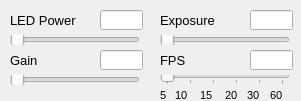
            <widget class="QWidget" name="DAQScopeCamPanel" native="true">
             <property name="geometry">
              <rect>
               <x>450</x>
               <y>0</y>
               <width>301</width>
               <height>101</height>
              </rect>
             </property>
             <property name="sizePolicy">
              <sizepolicy hsizetype="Fixed" vsizetype="Fixed">
               <horstretch>0</horstretch>
               <verstretch>0</verstretch>
              </sizepolicy>
             </property>
             <property name="font">
              <font>
               <family>Arial</family>
              </font>
             </property>
             <widget class="QLabel" name="label_gain">
              <property name="geometry">
               <rect>
                <x>10</x>
                <y>50</y>
                <width>67</width>
                <height>21</height>
               </rect>
              </property>
              <property name="font">
               <font>
                <family>Arial</family>
                <pointsize>10</pointsize>
               </font>
              </property>
              <property name="text">
               <string>Gain</string>
              </property>
             </widget>
             <widget class="QLabel" name="label_fps_minimum">
              <property name="geometry">
               <rect>
                <x>160</x>
                <y>85</y>
                <width>21</width>
                <height>21</height>
               </rect>
              </property>
              <property name="font">
               <font>
                <family>Arial</family>
                <pointsize>8</pointsize>
               </font>
              </property>
              <property name="layoutDirection">
               <enum>Qt::LeftToRight</enum>
              </property>
              <property name="text">
               <string>5</string>
              </property>
              <property name="alignment">
               <set>Qt::AlignLeading|Qt::AlignLeft|Qt::AlignVCenter</set>
              </property>
             </widget>
             <widget class="QLineEdit" name="DAQScopeGainValue">
              <property name="geometry">
               <rect>
                <x>100</x>
                <y>50</y>
                <width>43</width>
                <height>20</height>
               </rect>
              </property>
              <property name="sizePolicy">
               <sizepolicy hsizetype="Fixed" vsizetype="Fixed">
                <horstretch>0</horstretch>
                <verstretch>0</verstretch>
               </sizepolicy>
              </property>
              <property name="minimumSize">
               <size>
                <width>43</width>
                <height>20</height>
               </size>
              </property>
              <property name="font">
               <font>
                <family>Arial</family>
               </font>
              </property>
              <property name="text">
               <string/>
              </property>
             </widget>
             <widget class="QLineEdit" name="DAQScopeLEDValue">
              <property name="geometry">
               <rect>
                <x>100</x>
                <y>10</y>
                <width>43</width>
                <height>20</height>
               </rect>
              </property>
              <property name="sizePolicy">
               <sizepolicy hsizetype="Fixed" vsizetype="Fixed">
                <horstretch>0</horstretch>
                <verstretch>0</verstretch>
               </sizepolicy>
              </property>
              <property name="minimumSize">
               <size>
                <width>43</width>
                <height>20</height>
               </size>
              </property>
              <property name="font">
               <font>
                <family>Arial</family>
               </font>
              </property>
             </widget>
             <widget class="QLineEdit" name="DAQScopeExposureValue">
              <property name="geometry">
               <rect>
                <x>250</x>
                <y>10</y>
                <width>43</width>
                <height>20</height>
               </rect>
              </property>
              <property name="sizePolicy">
               <sizepolicy hsizetype="Fixed" vsizetype="Fixed">
                <horstretch>0</horstretch>
                <verstretch>0</verstretch>
               </sizepolicy>
              </property>
              <property name="minimumSize">
               <size>
                <width>43</width>
                <height>20</height>
               </size>
              </property>
              <property name="font">
               <font>
                <family>Arial</family>
               </font>
              </property>
             </widget>
             <widget class="QLabel" name="label_158">
              <property name="geometry">
               <rect>
                <x>160</x>
                <y>10</y>
                <width>81</width>
                <height>21</height>
               </rect>
              </property>
              <property name="font">
               <font>
                <family>Arial</family>
                <pointsize>10</pointsize>
               </font>
              </property>
              <property name="text">
               <string>Exposure</string>
              </property>
             </widget>
             <widget class="QSlider" name="DAQScopeFRSlider">
              <property name="geometry">
               <rect>
                <x>160</x>
                <y>75</y>
                <width>130</width>
                <height>10</height>
               </rect>
              </property>
              <property name="sizePolicy">
               <sizepolicy hsizetype="Fixed" vsizetype="Fixed">
                <horstretch>0</horstretch>
                <verstretch>0</verstretch>
               </sizepolicy>
              </property>
              <property name="minimumSize">
               <size>
                <width>130</width>
                <height>10</height>
               </size>
              </property>
              <property name="maximumSize">
               <size>
                <width>130</width>
                <height>10</height>
               </size>
              </property>
              <property name="font">
               <font>
                <family>Arial</family>
               </font>
              </property>
              <property name="cursor">
               <cursorShape>PointingHandCursor</cursorShape>
              </property>
              <property name="mouseTracking">
               <bool>false</bool>
              </property>
              <property name="minimum">
               <number>0</number>
              </property>
              <property name="maximum">
               <number>5</number>
              </property>
              <property name="singleStep">
               <number>1</number>
              </property>
              <property name="pageStep">
               <number>1</number>
              </property>
              <property name="value">
               <number>0</number>
              </property>
              <property name="sliderPosition">
               <number>0</number>
              </property>
              <property name="orientation">
               <enum>Qt::Horizontal</enum>
              </property>
              <property name="invertedControls">
               <bool>false</bool>
              </property>
              <property name="tickPosition">
               <enum>QSlider::TicksBelow</enum>
              </property>
              <property name="tickInterval">
               <number>1</number>
              </property>
             </widget>
             <widget class="QSlider" name="DAQScopeGainSlider">
              <property name="geometry">
               <rect>
                <x>10</x>
                <y>75</y>
                <width>130</width>
                <height>10</height>
               </rect>
              </property>
              <property name="sizePolicy">
               <sizepolicy hsizetype="Fixed" vsizetype="Fixed">
                <horstretch>0</horstretch>
                <verstretch>0</verstretch>
               </sizepolicy>
              </property>
              <property name="minimumSize">
               <size>
                <width>130</width>
                <height>10</height>
               </size>
              </property>
              <property name="maximumSize">
               <size>
                <width>130</width>
                <height>10</height>
               </size>
              </property>
              <property name="font">
               <font>
                <family>Arial</family>
               </font>
              </property>
              <property name="cursor">
               <cursorShape>PointingHandCursor</cursorShape>
              </property>
              <property name="orientation">
               <enum>Qt::Horizontal</enum>
              </property>
             </widget>
             <widget class="QLineEdit" name="DAQScopeFRValue">
              <property name="geometry">
               <rect>
                <x>250</x>
                <y>50</y>
                <width>43</width>
                <height>20</height>
               </rect>
              </property>
              <property name="sizePolicy">
               <sizepolicy hsizetype="Fixed" vsizetype="Fixed">
                <horstretch>0</horstretch>
                <verstretch>0</verstretch>
               </sizepolicy>
              </property>
              <property name="minimumSize">
               <size>
                <width>43</width>
                <height>20</height>
               </size>
              </property>
              <property name="font">
               <font>
                <family>Arial</family>
               </font>
              </property>
             </widget>
             <widget class="QLabel" name="label_165">
              <property name="geometry">
               <rect>
                <x>160</x>
                <y>50</y>
                <width>31</width>
                <height>21</height>
               </rect>
              </property>
              <property name="font">
               <font>
                <family>Arial</family>
                <pointsize>10</pointsize>
               </font>
              </property>
              <property name="text">
               <string>FPS</string>
              </property>
             </widget>
             <widget class="QSlider" name="DAQScopeExposureSlider">
              <property name="geometry">
               <rect>
                <x>160</x>
                <y>35</y>
                <width>130</width>
                <height>10</height>
               </rect>
              </property>
              <property name="sizePolicy">
               <sizepolicy hsizetype="Fixed" vsizetype="Fixed">
                <horstretch>0</horstretch>
                <verstretch>0</verstretch>
               </sizepolicy>
              </property>
              <property name="minimumSize">
               <size>
                <width>130</width>
                <height>10</height>
               </size>
              </property>
              <property name="maximumSize">
               <size>
                <width>130</width>
                <height>10</height>
               </size>
              </property>
              <property name="font">
               <font>
                <family>Arial</family>
               </font>
              </property>
              <property name="cursor">
               <cursorShape>PointingHandCursor</cursorShape>
              </property>
              <property name="orientation">
               <enum>Qt::Horizontal</enum>
              </property>
             </widget>
             <widget class="QLabel" name="label_174">
              <property name="geometry">
               <rect>
                <x>175</x>
                <y>85</y>
                <width>21</width>
                <height>21</height>
               </rect>
              </property>
              <property name="font">
               <font>
                <family>Arial</family>
                <pointsize>8</pointsize>
               </font>
              </property>
              <property name="layoutDirection">
               <enum>Qt::LeftToRight</enum>
              </property>
              <property name="text">
               <string>10</string>
              </property>
              <property name="alignment">
               <set>Qt::AlignLeading|Qt::AlignLeft|Qt::AlignVCenter</set>
              </property>
             </widget>
             <widget class="QLabel" name="label_175">
              <property name="geometry">
               <rect>
                <x>200</x>
                <y>85</y>
                <width>21</width>
                <height>21</height>
               </rect>
              </property>
              <property name="font">
               <font>
                <family>Arial</family>
                <pointsize>8</pointsize>
               </font>
              </property>
              <property name="layoutDirection">
               <enum>Qt::LeftToRight</enum>
              </property>
              <property name="text">
               <string>15</string>
              </property>
              <property name="alignment">
               <set>Qt::AlignLeading|Qt::AlignLeft|Qt::AlignVCenter</set>
              </property>
             </widget>
             <widget class="QSlider" name="DAQScopeLEDSlider">
              <property name="geometry">
               <rect>
                <x>10</x>
                <y>35</y>
                <width>130</width>
                <height>10</height>
               </rect>
              </property>
              <property name="sizePolicy">
               <sizepolicy hsizetype="Fixed" vsizetype="Fixed">
                <horstretch>0</horstretch>
                <verstretch>0</verstretch>
               </sizepolicy>
              </property>
              <property name="minimumSize">
               <size>
                <width>130</width>
                <height>10</height>
               </size>
              </property>
              <property name="maximumSize">
               <size>
                <width>130</width>
                <height>10</height>
               </size>
              </property>
              <property name="font">
               <font>
                <family>Arial</family>
               </font>
              </property>
              <property name="cursor">
               <cursorShape>PointingHandCursor</cursorShape>
              </property>
              <property name="orientation">
               <enum>Qt::Horizontal</enum>
              </property>
             </widget>
             <widget class="QLabel" name="label_176">
              <property name="geometry">
               <rect>
                <x>247</x>
                <y>85</y>
                <width>21</width>
                <height>21</height>
               </rect>
              </property>
              <property name="font">
               <font>
                <family>Arial</family>
                <pointsize>8</pointsize>
               </font>
              </property>
              <property name="layoutDirection">
               <enum>Qt::LeftToRight</enum>
              </property>
              <property name="text">
               <string>30</string>
              </property>
              <property name="alignment">
               <set>Qt::AlignLeading|Qt::AlignLeft|Qt::AlignVCenter</set>
              </property>
             </widget>
             <widget class="QLabel" name="label_145">
              <property name="geometry">
               <rect>
                <x>10</x>
                <y>10</y>
                <width>81</width>
                <height>21</height>
               </rect>
              </property>
              <property name="font">
               <font>
                <family>Arial</family>
                <pointsize>10</pointsize>
               </font>
              </property>
              <property name="text">
               <string>LED Power</string>
              </property>
             </widget>
             <widget class="QLabel" name="label_159">
              <property name="geometry">
               <rect>
                <x>225</x>
                <y>85</y>
                <width>21</width>
                <height>21</height>
               </rect>
              </property>
              <property name="font">
               <font>
                <family>Arial</family>
                <pointsize>8</pointsize>
               </font>
              </property>
              <property name="layoutDirection">
               <enum>Qt::LeftToRight</enum>
              </property>
              <property name="text">
               <string>20</string>
              </property>
              <property name="alignment">
               <set>Qt::AlignLeading|Qt::AlignLeft|Qt::AlignVCenter</set>
              </property>
             </widget>
             <widget class="QLabel" name="label_160">
              <property name="geometry">
               <rect>
                <x>270</x>
                <y>85</y>
                <width>21</width>
                <height>21</height>
               </rect>
              </property>
              <property name="font">
               <font>
                <family>Arial</family>
                <pointsize>8</pointsize>
               </font>
              </property>
              <property name="layoutDirection">
               <enum>Qt::LeftToRight</enum>
              </property>
              <property name="text">
               <string>60</string>
              </property>
              <property name="alignment">
               <set>Qt::AlignLeading|Qt::AlignLeft|Qt::AlignVCenter</set>
              </property>
             </widget>
            </widget>
